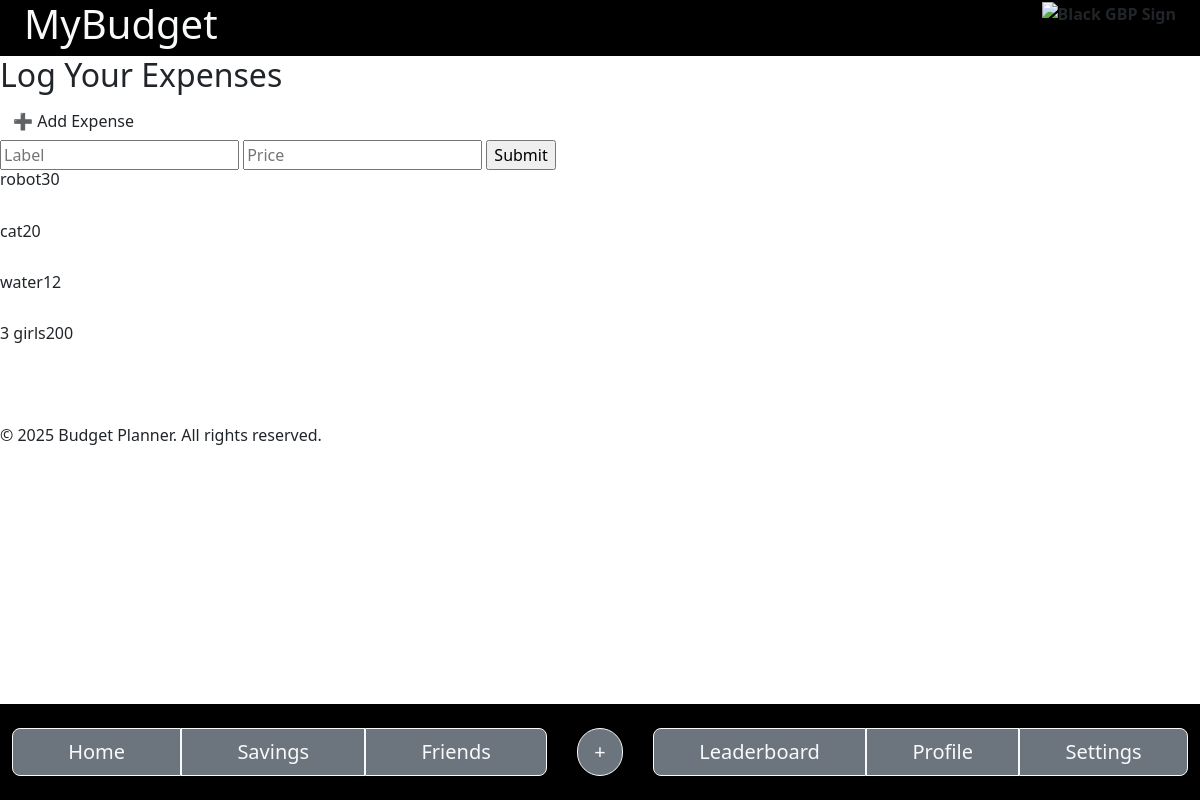
The app's page /expenses (signed in), older data.
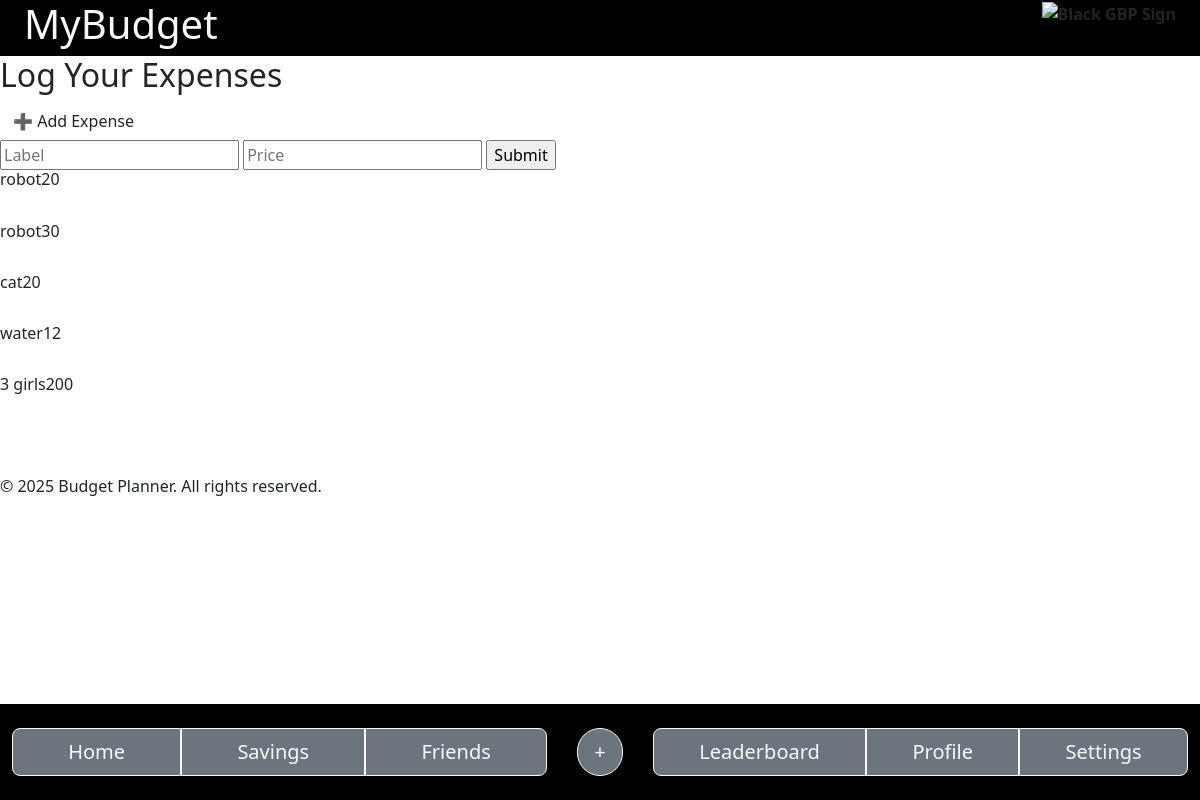
The same page, newer data.
### app.py (models this page shows)
class Purchase(db.Model):
    id = db.Column(db.Integer, primary_key=True)
    label = db.Column(db.String(150), nullable=False)
    price = db.Column(db.Integer, nullable=False)
    category = db.Column(db.String(150), nullable=False)
    user_id = db.Column(db.Integer, db.ForeignKey('user.id'), nullable=False)
    user = db.relationship('User', back_populates='purchases')

### app.py (the view, shortened to what this page needs)
@app.route("/expenses" ,methods=["GET", "POST"])
@login_required
def expenses():
    purchases = Purchase.query.filter(Purchase.user_id == current_user.id).order_by(Purchase.id.desc()).all()
    return render_template("expenses.html",purchases=purchases)

### app.py (called while the page is built)
@login_manager.user_loader
def load_user(user_id):
    return User.query.get(int(user_id))

### templates/expenses.html (shortened to what this page needs)
<!doctype html>
<html lang="en">
    <head>
        <link href="../static/Bootstrap/bootstrap.css" rel="stylesheet"/>
        <link href="link to custom css" rel="stylesheet"/>
    </head>
    <body>
        <header>
            <div class="container-fluid" style="background-color: #000000;">
                <div class="row m-0">
                    <div class="col">
                        <span class="fw-bold text-light">
                            <h1>MyBudget</h1>
                        </span>
                    </div>
                    <div class="col text-end">
                        <span class="fw-bold">
                            <img src="../Photos/app logo short.png" class="img-fluid" alt="Black GBP Sign">
                        </span>
                    </div>
                </div>
            </div>
        </header>
        <main>
            <h2>Log Your Expenses</h2>
            <button class="btn">➕ Add Expense</button>
            <div class="expense-list">
                <form method="post">
                    <input type="text" placeholder="Label" name="label">
                    <input type="text" placeholder="Price" name="price">
                    <input type="submit">
                </form>
                <div>
                    {%for purchase in purchases %}
                    <h6>{{purchase.label}}{{purchase.price}}</h6><br>
                    {% endfor %}
                </div>
            </div>
        </main>
        <nav class="navbar navbar-extend-md navbar-dark m-0 fixed-bottom" style="background-color: #000000;">
            <div class="container-fluid justify-content-center py-2" style="background-color: #000000;">
                <div class="col btn-group m-0">
                    <a href="/home" class="btn btn-secondary btn-outline-light btn-lg mx-0">Home</a>
                    <a href="/savings" class="btn btn-secondary btn-outline-light btn-lg mx-0">Savings</a>
                    <a href="/friends" class="btn btn-secondary btn-outline-light btn-lg mx-0 me-1">Friends</a>
                </div>
                <div class="col-12 col-md-1 text-center">
                    <div class="btn-group dropup">
                        <button type="button" class="btn btn-secondary btn-outline-light btn-lg rounded-pill mx-0 my-2" data-bs-toggle="dropdown" aria-expanded="false">
                            +
                        </button>
                    </div>
                </div>
                <div class="col btn-group m-0">
                    <a href="/leaderboard" class="btn btn-secondary btn-outline-light btn-lg mx-0 ms-1">Leaderboard</a>
                    <a href="/profile" class="btn btn-secondary btn-outline-light btn-lg mx-0">Profile</a>
                    <a href="/settings" class="btn btn-secondary btn-outline-light btn-lg mx-0">Settings</a>
                </div>
            </div>
        </nav>
        <footer class="my-5">
            <p>© 2025 Budget Planner. All rights reserved.</p>
        </footer>
    </body>
</html>

Row changes from the older to the newer data that the page shows:
added Purchase: label "robot", price "20"
